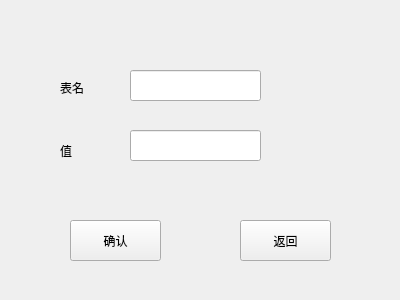
<?xml version="1.0" encoding="UTF-8"?>
<ui version="4.0">
 <class>insertTable</class>
 <widget class="QWidget" name="insertTable">
  <property name="geometry">
   <rect>
    <x>0</x>
    <y>0</y>
    <width>400</width>
    <height>300</height>
   </rect>
  </property>
  <property name="windowTitle">
   <string>Form</string>
  </property>
  <widget class="QPushButton" name="pushButton">
   <property name="geometry">
    <rect>
     <x>70</x>
     <y>220</y>
     <width>91</width>
     <height>41</height>
    </rect>
   </property>
   <property name="text">
    <string>确认</string>
   </property>
  </widget>
  <widget class="QPushButton" name="pushButton_2">
   <property name="geometry">
    <rect>
     <x>240</x>
     <y>220</y>
     <width>91</width>
     <height>41</height>
    </rect>
   </property>
   <property name="text">
    <string>返回</string>
   </property>
  </widget>
  <widget class="QLineEdit" name="lineEdit">
   <property name="geometry">
    <rect>
     <x>130</x>
     <y>70</y>
     <width>131</width>
     <height>31</height>
    </rect>
   </property>
  </widget>
  <widget class="QLineEdit" name="lineEdit_2">
   <property name="geometry">
    <rect>
     <x>130</x>
     <y>130</y>
     <width>131</width>
     <height>31</height>
    </rect>
   </property>
  </widget>
  <widget class="QLabel" name="label">
   <property name="geometry">
    <rect>
     <x>60</x>
     <y>80</y>
     <width>41</width>
     <height>16</height>
    </rect>
   </property>
   <property name="text">
    <string>表名</string>
   </property>
  </widget>
  <widget class="QLabel" name="label_2">
   <property name="geometry">
    <rect>
     <x>60</x>
     <y>140</y>
     <width>51</width>
     <height>21</height>
    </rect>
   </property>
   <property name="text">
    <string>值</string>
   </property>
  </widget>
 </widget>
 <resources/>
 <connections/>
</ui>
